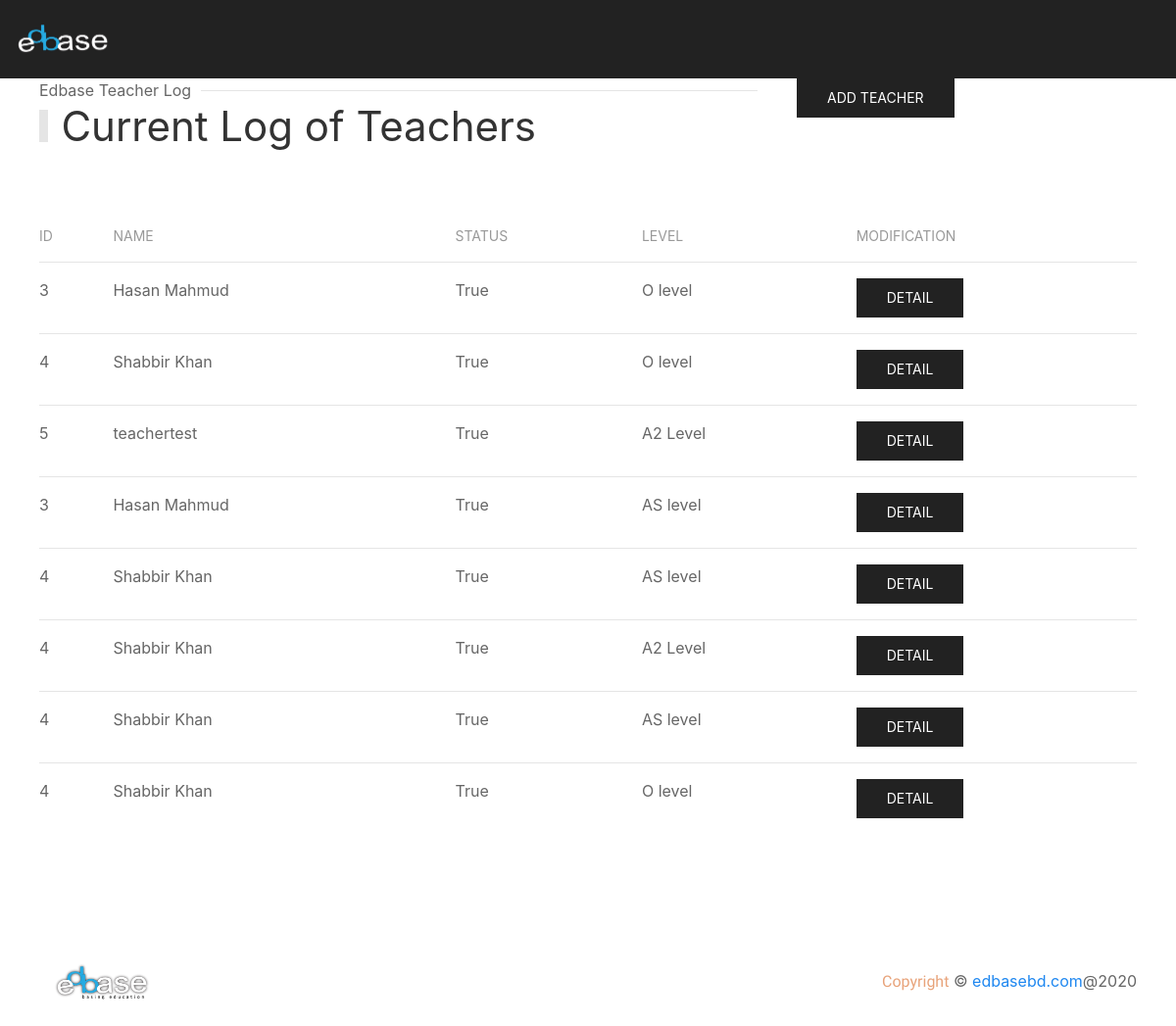
Before: /teacherlist/ with the older database file.
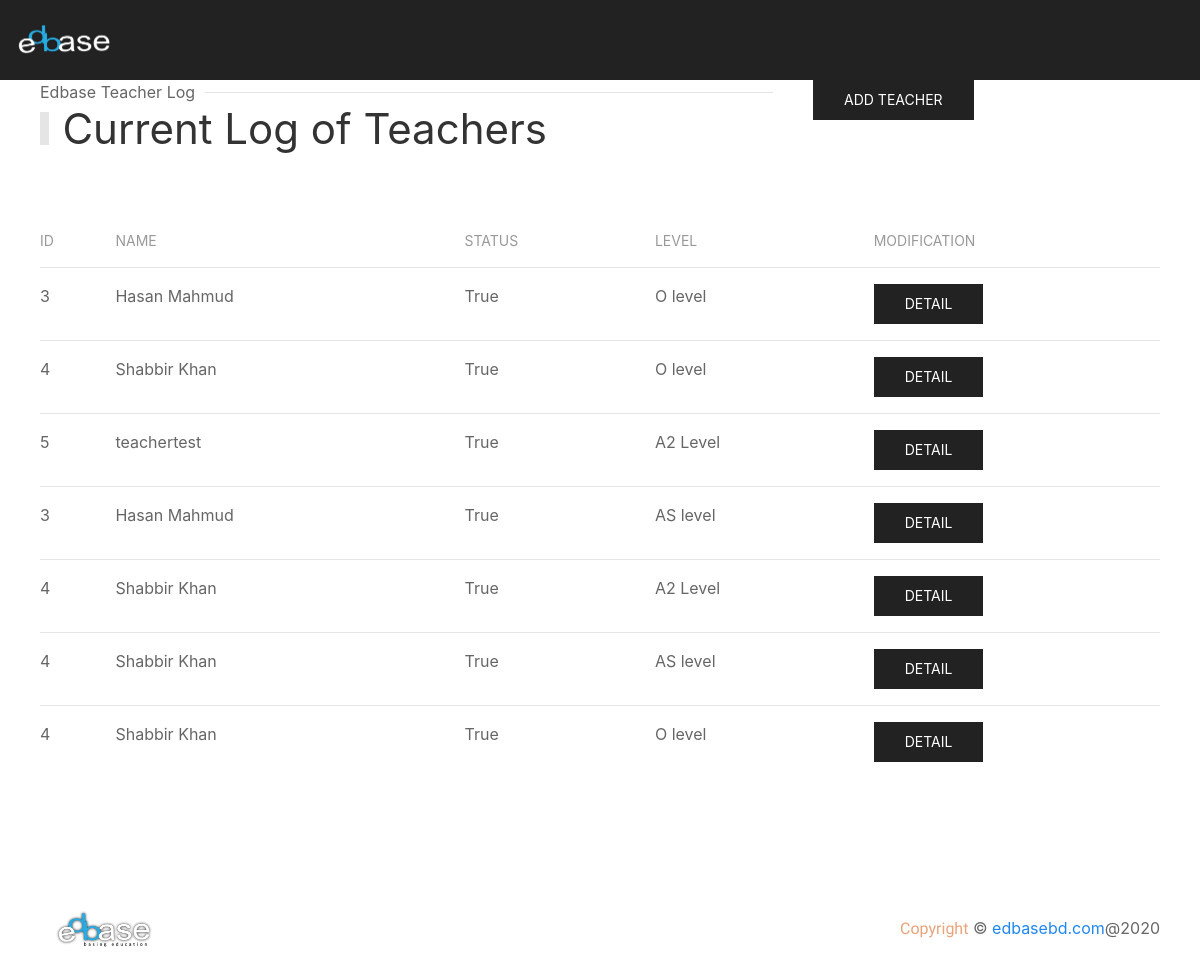
After: the same page with the newer database file.
### applicant/models.py (models this page shows, shortened)
class EdbaseTeacherSubject(models.Model):
    teacher = models.ForeignKey(EdbaseTeacher, related_name='edbaseteacher', on_delete=models.CASCADE)
    location = models.ForeignKey(EdbaseLocation, related_name='edbaselocation', on_delete=models.CASCADE)
    board = models.ForeignKey(EdbaseBoard, related_name='edbaseboard', on_delete=models.CASCADE)
    qualification = models.ForeignKey(EdbaseQualification, related_name='edbasequalification', on_delete=models.CASCADE)
    subject = models.ForeignKey(EdbaseSubject, related_name='edbasesubject', on_delete=models.CASCADE)

class EdbaseTeacher(models.Model):
    user = models.OneToOneField(User, on_delete=models.CASCADE)
    name = models.CharField(max_length=128, null=True, blank=True)
    status = models.BooleanField(default=True, null=True, blank=True)
    createt_at = models.DateTimeField(auto_now_add=True, null=True, blank=True)

class EdbaseQualification(models.Model):
    level = models.CharField(max_length=128, null=True, blank=True)
    created_at = models.DateTimeField(auto_now_add=True, null=True, blank=True)

### applicant/views.py (the view)
# urls.py: path('teacherlist/', views.teacherlist, name='teacherlist'),
def teacherlist(request):
    teachers = EdbaseTeacherSubject.objects.all()
    return render(request, 'teachersNew.html', {'teachers': teachers})

### applicant/templates/teachersNew.html (shortened to what this page needs)
{% extends 'base.html' %}
{% load static %}
{% block content %}
    <section class="main-section">
        <section class="main-section">
            <div class="admin-section-top">
                <div>
                    <div class="uk-section-secondary uk-preserve-color">
                        <div uk-sticky="animation: uk-animation-slide-top; sel-target: .uk-navbar-container; cls-active: uk-navbar-sticky; cls-inactive: uk-navbar-transparent uk-dark; top: 200">
                            <nav class="uk-navbar-container" uk-navbar="mode: click;">
                                <div class="uk-navbar-left">
                                    <a class="uk-navbar-item uk-logo logo-size" href="/"><img src="/static/img/edbase_footer.png" alt="edbase"></a>
                                </div>
                            </nav>
                        </div>
                    </div>
                </div>
            </div>
        </section>
    </section>
    <section id="student-list">
        <div class="uk-container">
            <div uk-grid>
                <div class="uk-width-2-3@m">
                    <div class="head">
                        <h1 class="uk-heading-bullet">Current Log of Teachers</h1>
                        <p class="uk-heading-line"><span>Edbase Teacher Log</span></p>
                    </div>
                </div>
                <div class="uk-width-expand@m">
                    <a href="{% url 'addteachernext' %}" class="uk-button uk-button-secondary">Add Teacher</a>
                </div>
            </div>
            <div class="uk-child-width-1@m" uk-grid>
                <div class="uk-margin-large">
                    <table class="uk-table uk-table-justify uk-table-hover uk-table-divider">
                        <thead>
                            <tr>
                                <th>id</th>
                                <th>Name</th>
                                <th>Status</th>
                                <th>Level</th>
                                <th>Modification</th>
                            </tr>
                        </thead>
                        <tbody>
                            {% for teacher in teachers %}
                            <tr>
                                <td>{{ teacher.teacher.id }}</td>
                                <td>{{ teacher.teacher.name }}</td>
                                <td>{{ teacher.teacher.status }}</td>
                                <td>{{ teacher.qualification.level }}</td>
                                <td class="uk-flex">
                                    <a href="{% url 'teachernextdetail' teacher.id %}" class="uk-button uk-button-secondary">Detail</a>
                                </td>
                            </tr>
                            {% endfor %}
                        </tbody>
                    </table>
                </div>
            </div>
        </div>
    </section>
    <section id="footer">
        <div class="uk-padding">
            <div class="uk-flex uk-flex-wrap uk-flex-wrap-around uk-flex-between uk-flex-middle">
                <a class="uk-navbar-item uk-logo logo-size" href="/"><img src="/static/img/edbase.png" alt="zeros"></a>
                <p class="uk-text-center"> <span class="zeros-sub-head copy">Copyright</span>  © <a href="/">edbasebd.com</a>@2020</p>
            </div>
        </div>
    </section>
{% endblock %}

Changed rows visible on the page:
removed EdbaseTeacherSubject: teacher.id "4", teacher.name "Shabbir Khan", teacher.status "True", qualification.level "AS level"
